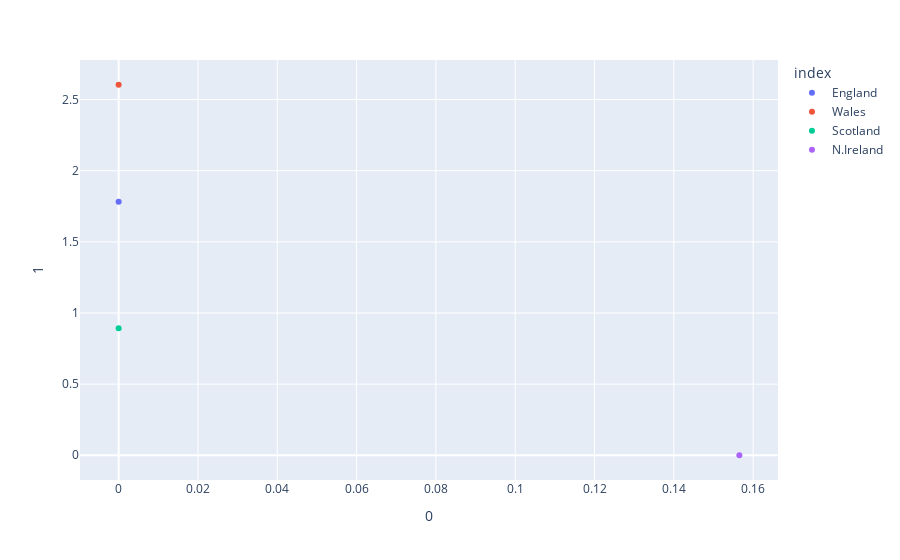

Notebook code for this chart:
### Markdown cell above
**TAREA:  Ahora grafique estos resultados con una gráfica de dispersión, etiquedados por su país respectivo.**

¿Se nota ya algún país que difiera de los otros?  ¿Cuál?

### Code cell
#SU CODIGO AQUI
# label each point with its store name
fig = px.scatter(codificado_2dim_df, x = 0, y = 1, color = 'index')
#fig.show(renderer = 'browser')
fig.show()

### Figure 1 — Plotly figure (JSON) as saved in the notebook; plotly's stock layout.template omitted (floating-point values rounded to 4 significant figures)
{"data": [{"hovertemplate": "index=England<br>0=%{x}<br>1=%{y}<extra></extra>", "legendgroup": "England", "marker": {"color": "#636efa", "symbol": "circle"}, "mode": "markers", "name": "England", "orientation": "v", "showlegend": true, "type": "scatter", "x": [0], "xaxis": "x", "y": [1.781], "yaxis": "y"}, {"hovertemplate": "index=Wales<br>0=%{x}<br>1=%{y}<extra></extra>", "legendgroup": "Wales", "marker": {"color": "#EF553B", "symbol": "circle"}, "mode": "markers", "name": "Wales", "orientation": "v", "showlegend": true, "type": "scatter", "x": [0], "xaxis": "x", "y": [2.604], "yaxis": "y"}, {"hovertemplate": "index=Scotland<br>0=%{x}<br>1=%{y}<extra></extra>", "legendgroup": "Scotland", "marker": {"color": "#00cc96", "symbol": "circle"}, "mode": "markers", "name": "Scotland", "orientation": "v", "showlegend": true, "type": "scatter", "x": [0], "xaxis": "x", "y": [0.8929], "yaxis": "y"}, {"hovertemplate": "index=N.Ireland<br>0=%{x}<br>1=%{y}<extra></extra>", "legendgroup": "N.Ireland", "marker": {"color": "#ab63fa", "symbol": "circle"}, "mode": "markers", "name": "N.Ireland", "orientation": "v", "showlegend": true, "type": "scatter", "x": [0.1565], "xaxis": "x", "y": [0], "yaxis": "y"}], "layout": {"legend": {"title": {"text": "index"}, "tracegroupgap": 0}, "margin": {"t": 60}, "xaxis": {"anchor": "y", "domain": [0, 1], "title": {"text": "0"}}, "yaxis": {"anchor": "x", "domain": [0, 1], "title": {"text": "1"}}}}
